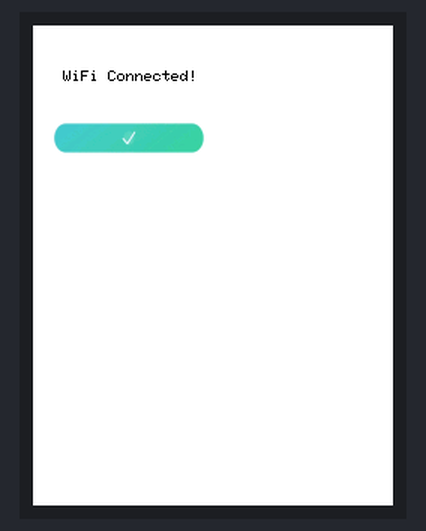
The program below on a simulated ESP8266 (NodeMCU). On the bench: 240×320 colour display. WiFi joins after 1.5 s; servers stay silent unless stated; network time is answered at once with the bench clock; uploads are accepted with an empty reply; the local clock reads 2024-03-15 10:24:30 at power-on unless the program sets it; what the program prints to the serial monitor is not drawn.

Above: at 3.9 s.
At 10.0 s:
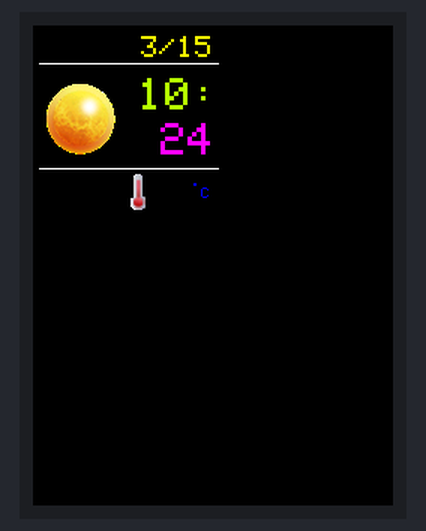
At 31.3 s:
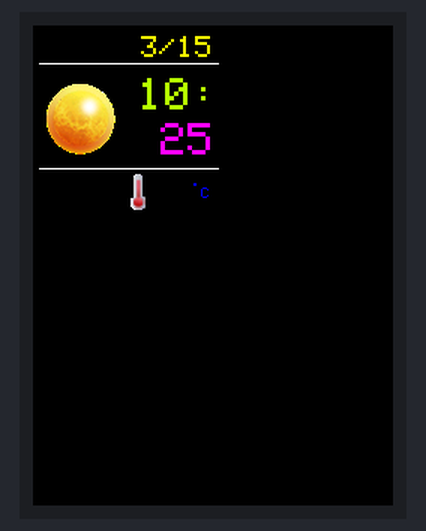

The program:

main.cpp
```cpp
#include <Arduino.h>
/*配网*/
#include <ESP8266WiFi.h>
#include <DNSServer.h>
#include <ESP8266WebServer.h>
#include <WiFiManager.h>
/*TFT库*/
#include <TFT_eSPI.h>
#include <SPI.h>
/*模库*/
#include "MyFonts.h"//导入字库
#include "Pic_Connect.h"//导入连接图片
#include "Pic_Weather.h"
/*时间库*/
#include <NTPClient.h>
/*解析库*/
#include <ESP8266HTTPClient.h>
#include <ArduinoJson.h>
#include <Ticker.h>//定时获取天气
/*初始化*/
TFT_eSPI tft = TFT_eSPI(); //屏幕初始化
//Ticker weather_t;//定时器初始化
WiFiUDP ntpUDP;
NTPClient timeClient(ntpUDP,"ntp.sjtu.edu.cn");
/*定义*/
unsigned char tick= 1;
short int flag = 1; //开机
char *weekDays[7]={"周日", "周一", "周二","周三", "周四", "周五", "周六"};
const char* host = "api.seniverse.com";
char determineqing[]="晴";
char determineduoyun[]="多云";
char determineyin[]="阴";
char determineyu[]="雨";
char determinexue[]="雪";
String now_address="",now_time="",now_temperature="",now_weather="";//用来存储报文得到的字符串
char* now_wea;//当前天气
int ph;//天气图片
/*单个汉字*/
void drawSingleWord(int32_t x,int32_t y,const char c[3],uint32_t color){
  for (int k = 0; k < 26; k++)// 根据字库的字数调节循环的次数
    if (pgm_read_byte((char *)&hanzi[k].Index[0]) == c[0] && pgm_read_byte((char *)&hanzi[k].Index[1]) == c[1] && pgm_read_byte((char *)&hanzi[k].Index[2]) == c[2])
    {
        tft.drawBitmap(x, y, hanzi[k].hz_Id, 16, 16, color);
    }
}
/*多个汉字*/
void drawSentences(int32_t x,int32_t y,const char str[],uint32_t color)
{
//显示整句汉字，字库比较简单，上下、左右输出是在函数内实现
  int x0=x;
  for(int i=0;i<strlen(str);i+=3)
  {
    drawSingleWord(x0,y,str+i,color);
    x0 += 17;
  }
}

/*******************整句字符串显示****************/
void showtext(int16_t x,int16_t y,uint8_t font,uint8_t s,uint16_t fg,uint16_t bg,const String str)
{
  //设置文本显示坐标，和文本的字体，默认以左上角为参考点，
    tft.setCursor(x, y, font);
  // 设置文本颜色为白色，文本背景黑色
    tft.setTextColor(fg,bg);
  //设置文本大小，文本大小的范围是1-7的整数
    tft.setTextSize(s);
  // 设置显示的文字，注意这里有个换行符 \n 产生的效果
    tft.println(str);
}

void get_weather()
{
  //创建TCP连接
    WiFiClient client;
    const int httpPort = 80;
    if (!client.connect(host, httpPort))
    {
      Serial.println("connection failed");  //网络请求无响应打印连接失败
      return;
    }
    //URL请求地址
    String url ="/v3/weather/now.json?key=SdJyYxU-mQ2M8XgBZ&location=lishui&language=zh-Hans&unit=c";
    //发送网络请求
    client.print(String("GET ") + url + " HTTP/1.1\r\n" +
              "Host: " + host + "\r\n" +
              "Connection: close\r\n\r\n");
    delay(2000);
    //定义answer变量用来存放请求网络服务器后返回的数据
    String answer;
    while(client.available())
    {
      String line = client.readStringUntil('\r');
      answer += line;
    }
    //断开服务器连接
  client.stop();
  Serial.println();
  Serial.println("closing connection");
  //获得json格式的数据
  String jsonAnswer;
  int jsonIndex;
  //找到有用的返回数据位置i 返回头不要
  for (int i = 0; i < answer.length(); i++) {
    if (answer[i] == '{') {
      jsonIndex = i;
      break;
    }
  }
  jsonAnswer = answer.substring(jsonIndex);
  Serial.println();
  Serial.println("JSON answer: ");
  Serial.println(jsonAnswer);
  const size_t capacity = JSON_ARRAY_SIZE(1) + JSON_OBJECT_SIZE(1) + 2*JSON_OBJECT_SIZE(3) + JSON_OBJECT_SIZE(6) + 210;
  DynamicJsonDocument doc(capacity);
  deserializeJson(doc, jsonAnswer);
  JsonObject results_0 = doc["results"][0];
  JsonObject results_0_location = results_0["location"];
  const char* results_0_location_id = results_0_location["id"]; // "WX4FBXXFKE4F"
  const char* results_0_location_name = results_0_location["name"]; // "北京"
  const char* results_0_location_country = results_0_location["country"]; // "CN"
  const char* results_0_location_path = results_0_location["path"]; // "北京,北京,中国"
  const char* results_0_location_timezone = results_0_location["timezone"]; // "Asia/Shanghai"
  const char* results_0_location_timezone_offset = results_0_location["timezone_offset"]; // "+08:00"
  JsonObject results_0_now = results_0["now"];
  const char* results_0_now_text = results_0_now["text"]; // "多云"
  const char* results_0_now_code = results_0_now["code"]; // "4"
  const char* results_0_now_temperature = results_0_now["temperature"]; // "5"
  const char* results_0_last_update = results_0["last_update"]; // "2020-11-19T19:00:00+08:00"
  Serial.print("city:name:");
  Serial.println(results_0_location_name);
  now_temperature=results_0_now_temperature;
  Serial.println(now_temperature);
  now_time=results_0_last_update;
  Serial.println(now_time);
  now_weather=results_0_now_text;
  if(strstr(now_weather.c_str(),determineqing)!=0)
  {  now_wea = "晴";
     ph = 0;
  }
  if(strstr(now_weather.c_str(),determineduoyun)!=0)
  {  now_wea = "云";
     ph = 1;
  }
  if(strstr(now_weather.c_str(),determineyin)!=0)
  {  now_wea = "阴";
     ph = 2;
  }
  if(strstr(now_weather.c_str(),determineyu)!=0)
  {  now_wea = "雨";
     ph = 3;
  }
  if(strstr(now_weather.c_str(),determinexue)!=0)
  {  now_wea = "雪";
     ph = 4;
  }
}

void wifi_connect(){
  WiFiManager wifiManager;

    // 自动连接WiFi。以下语句的参数是连接ESP8266时的WiFi名称
    wifiManager.autoConnect("AutoConnectAP");

    // 如果您希望该WiFi添加密码，可以使用以下语句：
    // wifiManager.autoConnect("AutoConnectAP", "12345678");
    // 以上语句中的12345678是连接AutoConnectAP的密码

    // WiFi连接成功后将通过串口监视器输出连接成功信息
    Serial.println("");
    Serial.print("ESP8266 Connected to ");
    Serial.println(WiFi.SSID());              // WiFi名称
    Serial.print("IP address:\t");
    Serial.println(WiFi.localIP());           // IP
    tft.fillScreen(TFT_WHITE);
    tft.pushImage(14, 65, 100, 20, ConnectWifi[5]);
    tft.setCursor(20, 30, 1);                //设置文字开始坐标(20,30)及1号字体
    tft.setTextSize(1);
    drawSentences(22,95,"正在初始化",TFT_GREEN);
    tft.println("WiFi Connected!");

    delay(500);
}

void show_main(uint16_t fg, uint16_t bg, int currentHour, int currentMinute,int currentMonth,int currentMonthDay,int currentWeekDay){
//tft.fillRect(10, 55,  64, 64, bg);
  tft.fillScreen(TFT_BLACK);
  tft.setSwapBytes(true);             //使图片颜色由RGB->BGR
  //delay(100);
  tft.pushImage(55, 96,  30, 30, temIcon);//温度贴图
  tft.drawFastHLine(4, 25, 120, tft.alphaBlend(0, TFT_RED,  fg));//绘制线  半透明颜色0-255
  tft.drawFastHLine(4, 95, 120, tft.alphaBlend(0, TFT_RED,  fg));//绘制线  半透明颜色0-255
  //tft.drawFastHLine(10, 53, 108, tft.alphaBlend(0, bg,  fg));
  /*时间显示*/
  if(currentHour-10 < 0)
  {showtext(72,7,1,2,TFT_YELLOW,bg," " + (String)currentMonth+"/"+(String)currentMonthDay);}
  else
  {showtext(72,7,1,2,TFT_YELLOW,bg,(String)currentMonth+"/"+(String)currentMonthDay);}//date
  if(currentHour-10 < 0)
  {showtext(70,35,1,3,TFT_GREENYELLOW,bg,"0"+(String)currentHour+":\n");}
  else
  {showtext(70,35,1,3,TFT_GREENYELLOW,bg,(String)currentHour+":\n");}//hour
  if((currentMinute-10)<0)
  {showtext(85,65,1,3,TFT_MAGENTA,bg,"0"+(String)currentMinute);}
  else
  {showtext(85,65,1,3,TFT_MAGENTA,bg,(String)currentMinute);}//minute
  drawSentences(5, 103, weekDays[currentWeekDay], TFT_YELLOW);//weekday

  /*天气显示*/
  tft.pushImage(0, 30,  64, 64, weather[ph]);
  drawSentences(45, 103, now_wea, TFT_YELLOW);//天气
  drawSentences(5, 5, "丽水", TFT_GOLD);//地名
  int temp_color;
  if (atoi(now_temperature.c_str()) <=5 ){
    temp_color=TFT_BLUE;
  }else if(atoi(now_temperature.c_str()) <=15 ){
    temp_color=TFT_SKYBLUE;
  }else if(atoi(now_temperature.c_str()) <=34 ){
    temp_color=TFT_GREEN;
  }else{
    temp_color=TFT_RED;
  }
  if(atoi(now_temperature.c_str())>=10)
  showtext(80,105,1,2,temp_color,bg,now_temperature);//温度
  else
  showtext(80,105,1,2,temp_color,bg," " + now_temperature);//温度
  showtext(105,100,1,1,temp_color,bg,".\n");
  showtext(112,108,1,1,temp_color,bg,"C\n");
}


void setup() {
  Serial.begin(9600);
  tft.init();                         //初始化显示寄存器
  tft.fillScreen(TFT_WHITE);          //屏幕颜色
  tft.setTextColor(TFT_BLACK);        //设置字体颜色黑色
  tft.setCursor(15, 30, 1);           //设置文字开始坐标(15,30)及1号字体
  tft.setTextSize(1);
  tft.println("Connecting Wifi...");//准备联网
  tft.setSwapBytes(true);             //使图片颜色由RGB->BGR
  for (int j = 0; j < 5; j++)
  {
      tft.pushImage(14, 65, 100, 20, ConnectWifi[j]);   //调用图片数据
      delay(400);
  }
  wifi_connect();//联网
  get_weather();//获取天气
  timeClient.begin();//校时
  timeClient.setTimeOffset(28800);//偏移东八区
  //weather_t.attach(600,get_weather);
}

void loop() {
  timeClient.update();
  /*转换时间*/
  unsigned long epochTime = timeClient.getEpochTime();
  Serial.print("Epoch Time: ");
  Serial.println(epochTime);
  //打印时间
  int currentHour = timeClient.getHours();//hour
  Serial.print("Hour: ");
  Serial.println(currentHour);
  int currentMinute = timeClient.getMinutes();//minute
  Serial.print("Minutes: ");
  Serial.println(currentMinute);
  int currentSecond = timeClient.getSeconds();//second
  Serial.print("Second: ");
  Serial.println(currentSecond);
  int currentWeekDay = timeClient.getDay();//weekday
  // String weekDay = weekDays[currentWeekDay];//转换
  // char week[weekDay.length() + 1];//转换
  // weekDay.toCharArray(week,weekDay.length() + 1);//转换
  Serial.print("Week Day: ");
  Serial.println(currentWeekDay);
  //将epochTime换算成年月日
  struct tm *ptm = gmtime ((time_t *)&epochTime);
  int currentMonthDay = ptm->tm_mday;//monthday
  Serial.print("Month day: ");
  Serial.println(currentMonthDay);
  int currentMonth = ptm->tm_mon+1;//month
  Serial.print("Month: ");
  Serial.println(currentMonth);
  delay(1000);
  tick++;
  //四分钟更新一次天气
  if (tick==241){
    get_weather();
    tick=1;
  }
  flag++;
  if (flag==3&&60-currentSecond>5){show_main(TFT_WHITE, TFT_BLACK, currentHour, currentMinute, currentMonth, currentMonthDay,currentWeekDay);flag=0;}
  if (currentSecond == 0)
  show_main(TFT_WHITE, TFT_BLACK, currentHour, currentMinute, currentMonth, currentMonthDay,currentWeekDay); // 显示时间界面

}
```

Source omitted: MyFonts.h (data table, 6380 bytes), Pic_Connect.h (data table, 110379 bytes), Pic_Weather.h (data table, 371818 bytes)

Measured:
- what the display in image 0 shows lasts 6.1 s, from 3.8 s to 9.9 s
- what the display in image 1 shows lasts 21.3 s, from 9.9 s to 31.2 s
